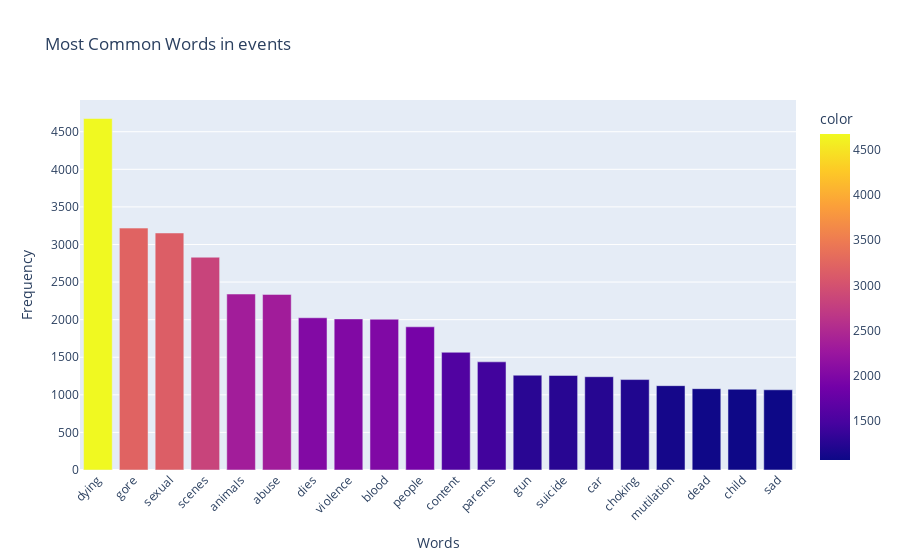

The notebook cell saved with this chart:
### Markdown cell above
**Events Word Count**

### Code cell
sentiment_utils.analyze_most_common_words(cleaned_films, text_column='events', top_n=20)

### Figure 1 — Plotly figure (JSON) as saved in the notebook; plotly's stock layout.template omitted (floating-point values rounded to 4 significant figures)
{"data": [{"alignmentgroup": "True", "hovertemplate": "Words=%{x}<br>Frequency=%{y}<br>color=%{marker.color}<extra></extra>", "legendgroup": "", "marker": {"color": [4676, 3218, 3153, 2831, 2341, 2336, 2025, 2010, 2006, 1905, 1566, 1439, 1261, 1258, 1241, 1203, 1122, 1082, 1075, 1067], "coloraxis": "coloraxis", "pattern": {"shape": ""}}, "name": "", "offsetgroup": "", "orientation": "v", "showlegend": false, "textposition": "auto", "type": "bar", "x": ["dying", "gore", "sexual", "scenes", "animals", "abuse", "dies", "violence", "blood", "people", "content", "parents", "gun", "suicide", "car", "choking", "mutilation", "dead", "child", "sad"], "xaxis": "x", "y": [4676, 3218, 3153, 2831, 2341, 2336, 2025, 2010, 2006, 1905, 1566, 1439, 1261, 1258, 1241, 1203, 1122, 1082, 1075, 1067], "yaxis": "y"}], "layout": {"barmode": "relative", "coloraxis": {"colorbar": {"title": {"text": "color"}}, "colorscale": [[0, "#0d0887"], [0.1111, "#46039f"], [0.2222, "#7201a8"], [0.3333, "#9c179e"], [0.4444, "#bd3786"], [0.5556, "#d8576b"], [0.6667, "#ed7953"], [0.7778, "#fb9f3a"], [0.8889, "#fdca26"], [1, "#f0f921"]]}, "legend": {"tracegroupgap": 0}, "title": {"text": "Most Common Words in events"}, "xaxis": {"anchor": "y", "domain": [0, 1], "tickangle": -45, "title": {"text": "Words"}}, "yaxis": {"anchor": "x", "domain": [0, 1], "title": {"text": "Frequency"}}}}
